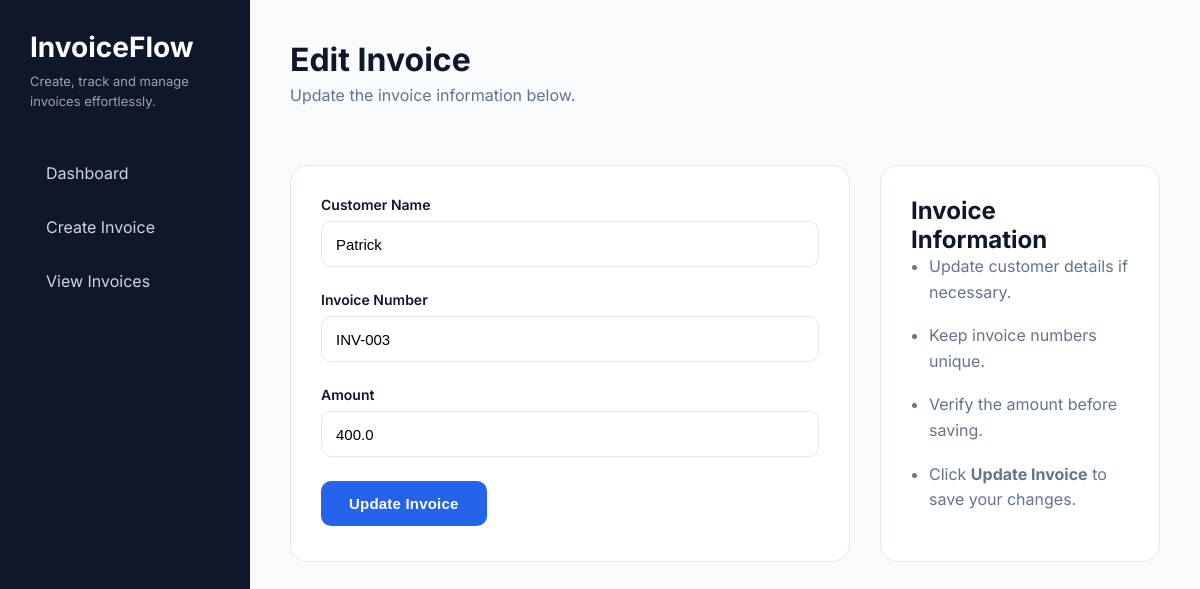
Page /edit/10 on the committed database.
### tables this page shows
CREATE TABLE invoices (
    id INTEGER PRIMARY KEY AUTOINCREMENT,
    customer TEXT,
    invoice_number TEXT,
    amount REAL
);

### app.py (the view)
@app.route("/edit/<int:id>")
def edit_invoice(id):
    connection = sqlite3.connect("invoices.db")
    cursor = connection.cursor()
    cursor.execute(
        "SELECT id, customer, invoice_number, amount FROM invoices WHERE id=?",
        (id,)
    )
    invoice = cursor.fetchone()
    connection.close()
    return render_template("edit_invoice.html", invoice=invoice)

### templates/edit_invoice.html (shortened to what this page needs)
{% extends "base.html" %}
{% block content %}
<div class="page-header">
    <h1>Edit Invoice</h1>
    <p class="subtext">
        Update the invoice information below.
    </p>
</div>
<div class="create-layout">
    <div class="content-panel">
        <form action="/update/{{ invoice[0] }}" method="POST">
            <div class="form-group">
                <label>Customer Name</label>
                <input
                    type="text"
                    name="customer"
                    value="{{ invoice[1] }}"
                    required>
            </div>
            <div class="form-group">
                <label>Invoice Number</label>
                <input
                    type="text"
                    name="invoice_number"
                    value="{{ invoice[2] }}"
                    required>
            </div>
            <div class="form-group">
                <label>Amount</label>
                <input
                    type="number"
                    name="amount"
                    value="{{ invoice[3] }}"
                    required>
            </div>
            <button
                class="primary-btn"
                type="submit">
                Update Invoice
            </button>
        </form>
    </div>
    <div class="content-panel">
        <h2>Invoice Information</h2>
        <ul class="tips">
            <li>Update customer details if necessary.</li>
            <li>Keep invoice numbers unique.</li>
            <li>Verify the amount before saving.</li>
            <li>Click <strong>Update Invoice</strong> to save your changes.</li>
        </ul>
    </div>
</div>
{% endblock %}

### static/style.css (style rules this page uses)
* { margin:0; padding:0; box-sizing:border-box; }
:root { --primary:#334155; --primary-hover:#1e293b; --success:#15803d; --danger:#b91c1c; --warning:#ca8a04; --sidebar:#0f172a; --background:#f8fafc; --card:#ffffff; --text:#0f172a; --muted:#64748b; --border:#e2e8f0; }
body { font-family:'Inter',sans-serif; background:var(--background); color:var(--text); }
h1 { font-size:32px; margin-bottom:6px; }
.subtext { color:var(--muted); margin-bottom:30px; }
.form-group { display:flex; flex-direction:column; }
.form-group label { font-size:14px; font-weight:600; margin-bottom:8px; color:var(--text); }
.form-group input { height:46px; padding:0 14px; border:1px solid var(--border); border-radius:10px; font-size:15px; transition:.25s; }
.content-panel { background:white; border-radius:18px; border:1px solid var(--border); box-shadow:var(--shadow); padding:30px; margin-top:30px; }
button { background:var(--primary); color:white; border:none; padding:12px 18px; border-radius:10px; font-size:14px; font-weight:600; letter-spacing:.2px; cursor:pointer; transition:.2s; }
.page-header { margin-bottom:30px; }
.create-layout { display:grid; grid-template-columns:2fr 1fr; gap:30px; }
.tips { padding-left:18px; }
.tips li { margin-bottom:18px; color:var(--muted); line-height:1.6; }
.form-group { margin-bottom:24px; }
.form-group label { display:block; margin-bottom:8px; font-weight:600; color:var(--text); }
.form-group input { width:100%; padding:14px; border:1px solid var(--border); border-radius:10px; font-size:15px; transition:.2s; }
.primary-btn { background:#2563eb; color:white; border:none; padding:14px 28px; border-radius:10px; font-size:15px; font-weight:600; cursor:pointer; transition:.25s; }

### rows in the picture
invoices: customer "Patrick", invoice_number "INV-003", amount "400.0"
